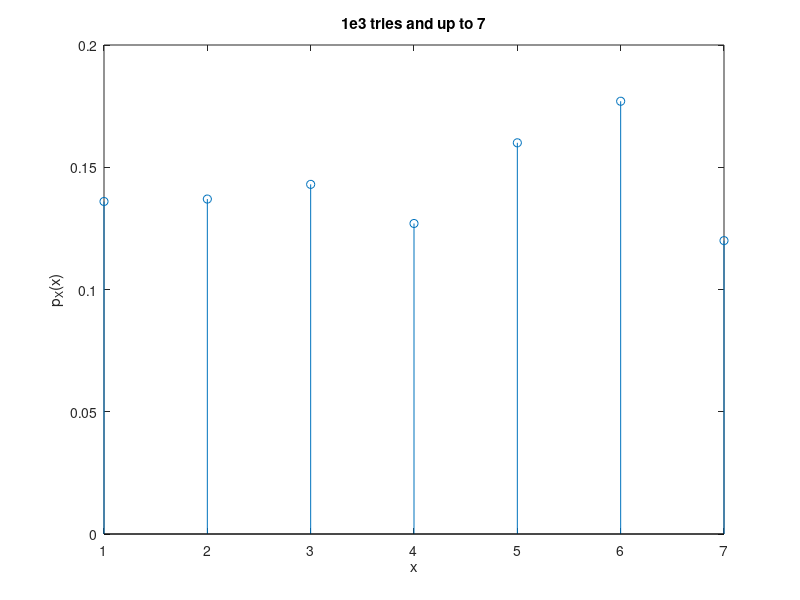
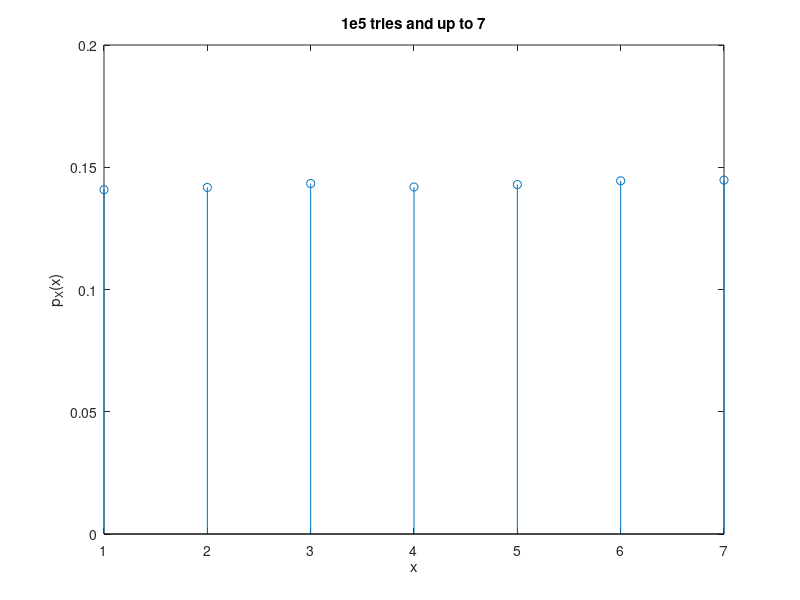
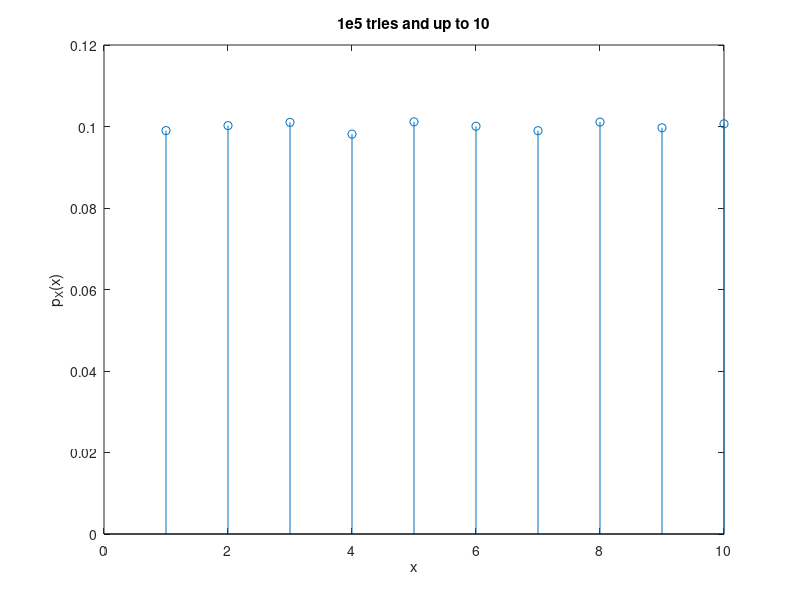
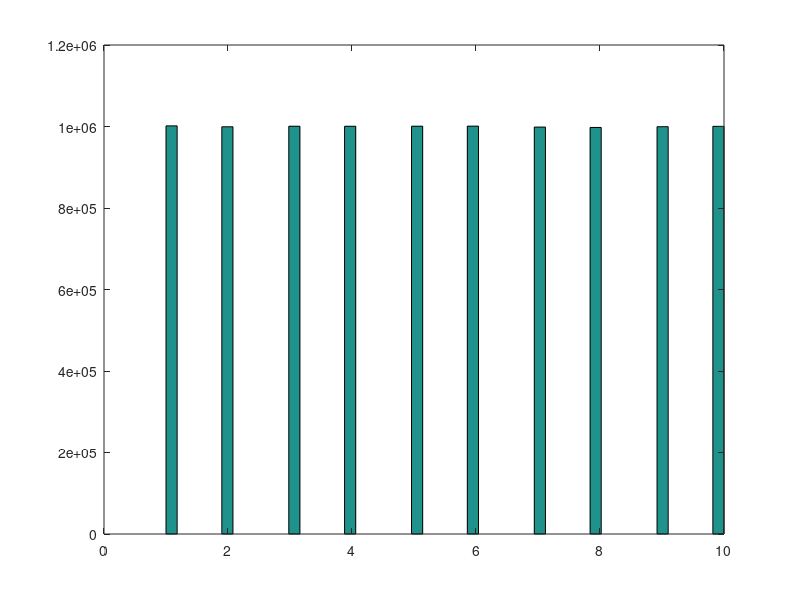

Reproduce these figures in MATLAB, in order.


% Homework 2 of the Random Process
% Author : Tanalp Þengün
% Relative Frequencies and pmf

number_of_tries= 1e3;
last_number=7;
x= randi(7,1,number_of_tries);
 
 
for count=1:last_number
    rel_freq(count)=length(find(x==count))/number_of_tries;
end
 
stem(1:7,rel_freq); 
title('1e3 tries and up to 7');
xlabel('x');
ylabel('p_X(x)');

%The first question's first part can be achieved by just changing the 
%number of tries by 1e5. So I changed it.
 
 
number_of_tries= 1e5;
last_number=7;
x= randi(last_number,1,number_of_tries);
 
 
for count=1:last_number
    rel_freq(count)=length(find(x==count))/number_of_tries;
end
figure();
stem(1:last_number,rel_freq); 
title('1e5 tries and up to 7');
xlabel('x');
ylabel('p_X(x)');

%The first question's second part can be achieved by just changing the 
%last_number by 10.
 
 
number_of_tries= 1e5;
last_number=10;
x= randi(last_number,1,number_of_tries);
 
 
for count=1:last_number
    rel_freq(count)=length(find(x==count))/number_of_tries;
end
figure();
stem(1:last_number,rel_freq); 
title('1e5 tries and up to 10');
xlabel('x');
ylabel('p_X(x)');

%%% The second question is to repeat the code with the
% different parameters and look to the result
 
rng('shuffle'); 
u=randi(10,1,1e7); 
% I changed the two parameters and this is the result
figure();
title('1e7 tries and up to 20');
hist(u,50);
mean1= mean(u);
var1 = var(u);
mean1
var1

figure();
title('1e5 tries and up to 10');
r = poissrnd(10,1,10^7); 
hist(r,50);
mean2= mean(r);
var2= var(r);
mean2
var2

